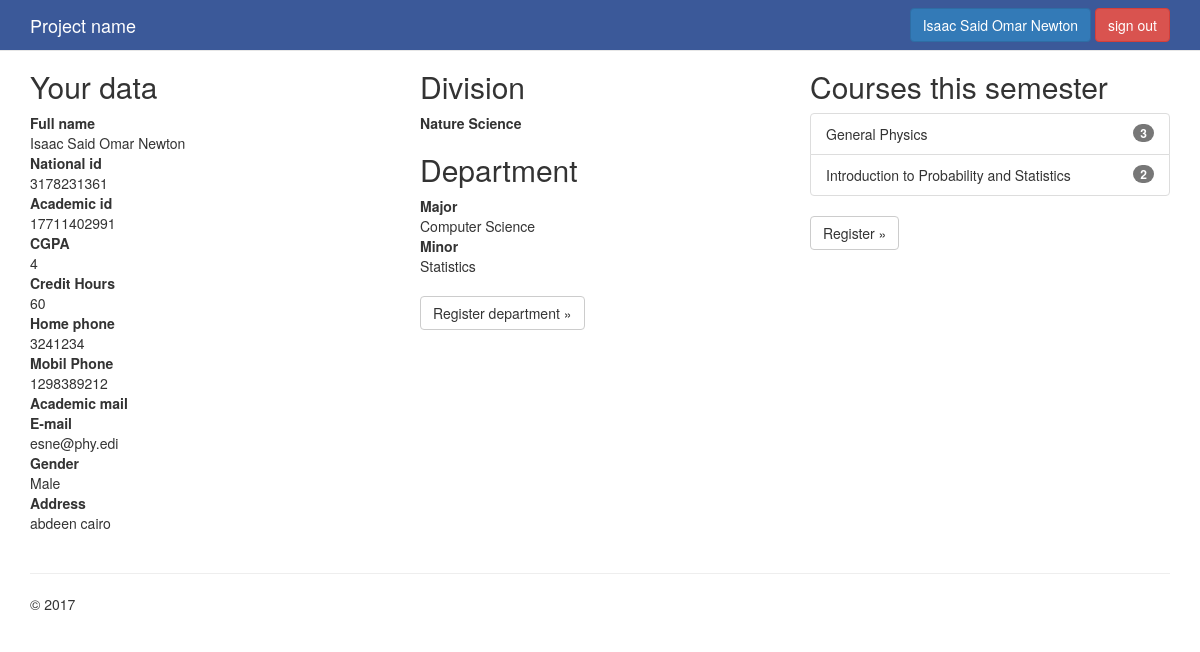
The page /website/profile.php (signed in) on the database its author committed.
### tables this page shows
CREATE TABLE `courses` (
  `cid` int(11) NOT NULL,
  `name` char(50) DEFAULT NULL,
  `c_code` char(50) NOT NULL,
  `hrs` int(50) NOT NULL,
  `did` int(11) NOT NULL,
  `div_id` int(11) NOT NULL
);

### website/profile.php (the view, shortened to what this page needs)
<?php
  if(isset($_SESSION['data'])){
    $dataTitles=['Full name','National id','Academic id','CGPA','Credit Hours','Home phone','Mobil Phone','Academic mail','E-mail','Gender','Address'];
    $data=$_SESSION['data'];
    $courses=$_SESSION['courses'];
    $division=$_SESSION['division'];
    $div_id=$_SESSION['div_id'];
    $major=$_SESSION['major'];
    $minor=$_SESSION['minor'];
    $bar='<form class="navbar-form navbar-right" role="form" method="post" id="login-form">
      <a class="btn btn-primary" href="profile.php">'.$data[0].'</a>
      <button type="submit" class="btn btn-danger" id="btn-login" name="btn-logout">sign out</button>
    </form>';
  }
  else{
    header("Location: index.php");
    die();
  }
  require('connectdb.php');
  $res=$conn->query("SELECT * FROM courses WHERE div_id='$div_id' AND cid NOT IN (SELECT cid FROM finished_courses WHERE sid = '$data[2]')");
 ?>
<!DOCTYPE html>
<html class="no-js" lang="">
<head>
  <link rel="stylesheet" href="css/bootstrap.min.css">
  <link rel="stylesheet" href="css/main.css">
</head>
<body>
  <nav class="navbar navbar-default navbar-fixed-top" role="navigation">
    <div class="container">
      <div class="navbar-header">
        <a class="navbar-brand" href="index.php">Project name</a>
      </div>
      <div id="navbar" class="navbar-collapse collapse">
        <?php echo $bar; ?>
      </div>
    </div>
  </nav>
  <div class="container">
    <div class="row">
      <div class="col-md-4">
        <h2>Your data</h2>
        <dl>
          <?php
            for($i = 0;$i<sizeof($data);$i++){
              echo '<dt>'.$dataTitles[$i].'</dt>';
              echo '<dd>'.$data[$i].'</dd>';
            }
           ?>
        </dl>
      </div>
      <div class="col-md-4">
        <h2>Division</h2>
        <dl><dt><?php echo $division; ?></dt></dl>
        <h2>Department</h2>
        <dl>
          <dt>Major</dt>
          <dd><?php echo $major[0]; ?></dd>
          <dt>Minor</dt>
          <dd><?php echo $minor[0]; ?></dd>
        </dl>
        <p><a class="btn btn-default" type="button" data-toggle="modal" data-target="#depModal">Register department &raquo;</a></p>
      </div>
      <div class="col-md-4">
        <h2>Courses this semester</h2>
        <ul class="list-group">
          <?php
            if(sizeof($courses)<1){
              echo '<h3>NO COURSES SUBMITTED</h3>';
            }
            else
            for($i=0;$i<count($courses);$i++){
              echo '<li class="list-group-item">'.$courses[$i][1].' <span class="badge">'.$courses[$i][2].'</span></li>';
            }
           ?>
        </ul>
        <p><a class="btn btn-default" type="button" data-toggle="modal" data-target="#cModal">Register &raquo;</a></p>
      </div>
    </div>
  </div>
  <div class="container">
    <hr>
    <footer>
      <p>&copy; <?php echo date("Y");?></p>
    </footer>
  </div>
</body>
</html>

### website/css/main.css (style rules this page uses)
.navbar-default { background-color: #3b5999; border-color: #E7E7E7; }
.navbar-default .navbar-brand { color: #fff; }

### website/profile.php (style rules this page uses)
body { padding-top: 50px; padding-bottom: 20px; }

### rows shown on the page
courses: name "General Physics", hrs "3"
courses: name "Introduction to Probability and Statistics", hrs "2"

### other values the page prints
$data[0] "Isaac Said Omar Newton"
$dataTitles[$i] "Full name"
$data[$i] "Isaac Said Omar Newton"
$dataTitles[$i] "National id"
$data[$i] "3178231361"
$dataTitles[$i] "Academic id"
$data[$i] "17711402991"
$dataTitles[$i] "CGPA"
$data[$i] "4"
$dataTitles[$i] "Credit Hours"
$data[$i] "60"
$dataTitles[$i] "Home phone"
$data[$i] "3241234"
$dataTitles[$i] "Mobil Phone"
$data[$i] "1298389212"
